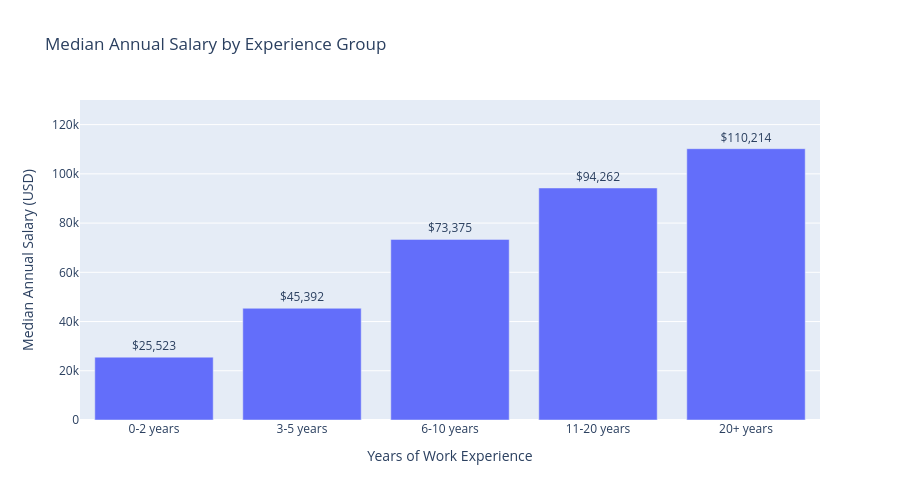

Write notebook code for a chart like this one.
### Markdown cell above
### 8.3 Visualizing Salary Across Experience Groups

Visualize median annual compensation across experience groups to compare salary patterns at different career stages.

### Code cell
fig = px.bar(
    experience_group_salary,
    x='Experience Group',
    y='median',
    title='Median Annual Salary by Experience Group',
    labels={
        'Experience Group': 'Years of Work Experience',
        'median': 'Median Annual Salary (USD)'
    },
    text='median',
    hover_data=['count']
)

fig.update_traces(
    texttemplate='$%{text:,.0f}',
    textposition='outside'
)

fig.update_layout(
    height=500,
    yaxis_range=[0, 130000]
)

fig.show()

### Figure 1 — Plotly figure (JSON) as saved in the notebook; plotly's stock layout.template omitted (floating-point values rounded to 4 significant figures)
{"data": [{"customdata": [[1815], [3539], [5441], [7013], [4961]], "hovertemplate": "Years of Work Experience=%{x}<br>Median Annual Salary (USD)=%{text}<br>count=%{customdata[0]}<extra></extra>", "legendgroup": "", "marker": {"color": "#636efa", "pattern": {"shape": ""}}, "name": "", "orientation": "v", "showlegend": false, "text": [25520.0, 45390.0, 73380.0, 94260.0, 110200.0], "textposition": "outside", "texttemplate": "$%{text:,.0f}", "type": "bar", "x": ["0-2 years", "3-5 years", "6-10 years", "11-20 years", "20+ years"], "xaxis": "x", "y": [25520.0, 45390.0, 73380.0, 94260.0, 110200.0], "yaxis": "y"}], "layout": {"barmode": "relative", "height": 500, "legend": {"tracegroupgap": 0}, "title": {"text": "Median Annual Salary by Experience Group"}, "xaxis": {"anchor": "y", "domain": [0, 1], "title": {"text": "Years of Work Experience"}}, "yaxis": {"anchor": "x", "domain": [0, 1], "range": [0, 130000], "title": {"text": "Median Annual Salary (USD)"}}}}
